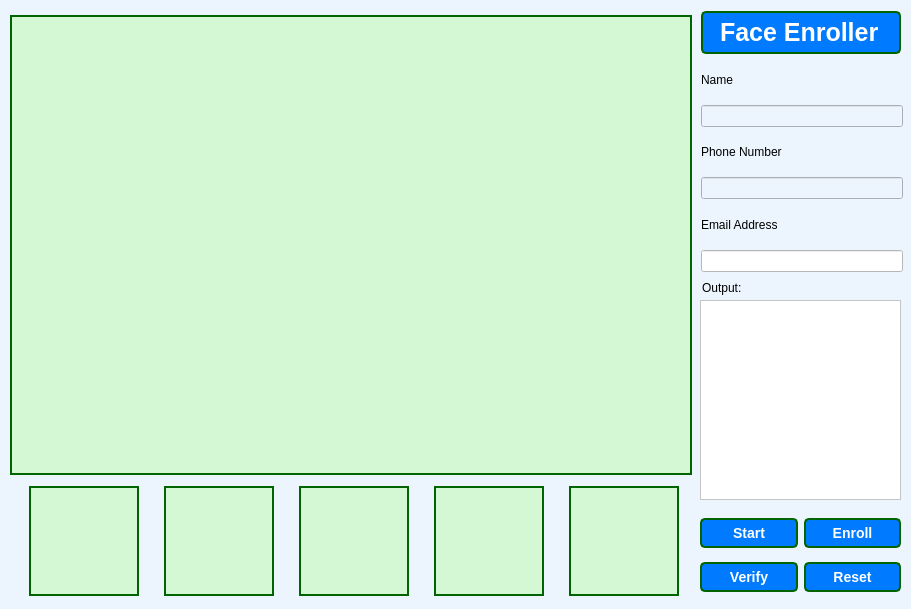
<?xml version="1.0" encoding="UTF-8"?>
<ui version="4.0">
 <class>Form</class>
 <widget class="QWidget" name="Form">
  <property name="geometry">
   <rect>
    <x>0</x>
    <y>0</y>
    <width>911</width>
    <height>609</height>
   </rect>
  </property>
  <property name="windowTitle">
   <string>Form</string>
  </property>
  <property name="toolTip">
   <string>&lt;html&gt;&lt;head/&gt;&lt;body&gt;&lt;p&gt;Enroll App&lt;/p&gt;&lt;/body&gt;&lt;/html&gt;</string>
  </property>
  <property name="styleSheet">
   <string notr="true">    background-color: #ecf5fd; /* Light blue background color */</string>
  </property>
  <widget class="QLabel" name="label_11">
   <property name="geometry">
    <rect>
     <x>702</x>
     <y>280</y>
     <width>180</width>
     <height>15</height>
    </rect>
   </property>
   <property name="minimumSize">
    <size>
     <width>15</width>
     <height>15</height>
    </size>
   </property>
   <property name="maximumSize">
    <size>
     <width>16777215</width>
     <height>15</height>
    </size>
   </property>
   <property name="text">
    <string>Output:</string>
   </property>
  </widget>
  <widget class="QWidget" name="layoutWidget">
   <property name="geometry">
    <rect>
     <x>10</x>
     <y>10</y>
     <width>691</width>
     <height>591</height>
    </rect>
   </property>
   <layout class="QVBoxLayout" name="verticalLayout">
    <item>
     <widget class="QLabel" name="label_view_cam">
      <property name="minimumSize">
       <size>
        <width>680</width>
        <height>460</height>
       </size>
      </property>
      <property name="maximumSize">
       <size>
        <width>682</width>
        <height>460</height>
       </size>
      </property>
      <property name="styleSheet">
       <string notr="true">    background-color: #d3f8d3; /* Light green background color */
    border: 2px solid #006400; /* Dark green border color */</string>
      </property>
      <property name="text">
       <string/>
      </property>
     </widget>
    </item>
    <item>
     <layout class="QHBoxLayout" name="horizontalLayout">
      <item>
       <widget class="QLabel" name="label_face_1">
        <property name="minimumSize">
         <size>
          <width>110</width>
          <height>110</height>
         </size>
        </property>
        <property name="maximumSize">
         <size>
          <width>110</width>
          <height>110</height>
         </size>
        </property>
        <property name="styleSheet">
         <string notr="true">    background-color: #d3f8d3; /* Light green background color */
    border: 2px solid #006400; /* Dark green border color */</string>
        </property>
        <property name="text">
         <string/>
        </property>
       </widget>
      </item>
      <item>
       <widget class="QLabel" name="label_face_2">
        <property name="minimumSize">
         <size>
          <width>110</width>
          <height>110</height>
         </size>
        </property>
        <property name="maximumSize">
         <size>
          <width>110</width>
          <height>110</height>
         </size>
        </property>
        <property name="styleSheet">
         <string notr="true">    background-color: #d3f8d3; /* Light green background color */
    border: 2px solid #006400; /* Dark green border color */</string>
        </property>
        <property name="text">
         <string/>
        </property>
       </widget>
      </item>
      <item>
       <widget class="QLabel" name="label_face_3">
        <property name="minimumSize">
         <size>
          <width>110</width>
          <height>110</height>
         </size>
        </property>
        <property name="maximumSize">
         <size>
          <width>110</width>
          <height>110</height>
         </size>
        </property>
        <property name="styleSheet">
         <string notr="true">    background-color: #d3f8d3; /* Light green background color */
    border: 2px solid #006400; /* Dark green border color */</string>
        </property>
        <property name="text">
         <string/>
        </property>
       </widget>
      </item>
      <item>
       <widget class="QLabel" name="label_face_4">
        <property name="minimumSize">
         <size>
          <width>110</width>
          <height>110</height>
         </size>
        </property>
        <property name="maximumSize">
         <size>
          <width>110</width>
          <height>110</height>
         </size>
        </property>
        <property name="styleSheet">
         <string notr="true">    background-color: #d3f8d3; /* Light green background color */
    border: 2px solid #006400; /* Dark green border color */</string>
        </property>
        <property name="text">
         <string/>
        </property>
       </widget>
      </item>
      <item>
       <widget class="QLabel" name="label_face_5">
        <property name="minimumSize">
         <size>
          <width>110</width>
          <height>110</height>
         </size>
        </property>
        <property name="maximumSize">
         <size>
          <width>110</width>
          <height>110</height>
         </size>
        </property>
        <property name="styleSheet">
         <string notr="true">    background-color: #d3f8d3; /* Light green background color */
    border: 2px solid #006400; /* Dark green border color */</string>
        </property>
        <property name="text">
         <string/>
        </property>
       </widget>
      </item>
     </layout>
    </item>
   </layout>
  </widget>
  <widget class="QWidget" name="layoutWidget">
   <property name="geometry">
    <rect>
     <x>700</x>
     <y>510</y>
     <width>201</width>
     <height>91</height>
    </rect>
   </property>
   <layout class="QHBoxLayout" name="horizontalLayout_2">
    <item>
     <layout class="QVBoxLayout" name="verticalLayout_3">
      <item>
       <widget class="QPushButton" name="button_start">
        <property name="toolTip">
         <string>&lt;html&gt;&lt;head/&gt;&lt;body&gt;&lt;p&gt;Start the Camera feed&lt;/p&gt;&lt;/body&gt;&lt;/html&gt;</string>
        </property>
        <property name="styleSheet">
         <string notr="true">QPushButton {
    font-weight: bold;
    font-size: 14px; /* Set your desired font size */
    color: #ffffff; /* Set your desired text color */
    background-color: #007bff; /* Set your desired background color */
    border: 2px solid #006400; /* Dark green border color */    border-radius: 5px; /* Set your desired border radius */
    padding: 5px 10px; /* Set your desired padding */
}

QPushButton:hover {
    background-color: #0056b3; /* Set your desired hover background color */
    border: 1px solid #0056b3; /* Set your desired hover border color */
}</string>
        </property>
        <property name="text">
         <string>Start</string>
        </property>
       </widget>
      </item>
      <item>
       <widget class="QPushButton" name="button_verify">
        <property name="styleSheet">
         <string notr="true">QPushButton {
    font-weight: bold;
    font-size: 14px; /* Set your desired font size */
    color: #ffffff; /* Set your desired text color */
    background-color: #007bff; /* Set your desired background color */
    border: 2px solid #006400; /* Dark green border color */    border-radius: 5px; /* Set your desired border radius */
    padding: 5px 10px; /* Set your desired padding */
}

QPushButton:hover {
    background-color: #0056b3; /* Set your desired hover background color */
    border: 1px solid #0056b3; /* Set your desired hover border color */
}</string>
        </property>
        <property name="text">
         <string>Verify</string>
        </property>
       </widget>
      </item>
     </layout>
    </item>
    <item>
     <layout class="QVBoxLayout" name="verticalLayout_4">
      <item>
       <widget class="QPushButton" name="button_enroll">
        <property name="styleSheet">
         <string notr="true">QPushButton {
    font-weight: bold;
    font-size: 14px; /* Set your desired font size */
    color: #ffffff; /* Set your desired text color */
    background-color: #007bff; /* Set your desired background color */
    border: 2px solid #006400; /* Dark green border color */    border-radius: 5px; /* Set your desired border radius */
    padding: 5px 10px; /* Set your desired padding */
}

QPushButton:hover {
    background-color: #0056b3; /* Set your desired hover background color */
    border: 1px solid #0056b3; /* Set your desired hover border color */
}</string>
        </property>
        <property name="text">
         <string>Enroll</string>
        </property>
       </widget>
      </item>
      <item>
       <widget class="QPushButton" name="button_reset">
        <property name="styleSheet">
         <string notr="true">QPushButton {
    font-weight: bold;
    font-size: 14px; /* Set your desired font size */
    color: #ffffff; /* Set your desired text color */
    background-color: #007bff; /* Set your desired background color */
    border: 2px solid #006400; /* Dark green border color */    border-radius: 5px; /* Set your desired border radius */
    padding: 5px 10px; /* Set your desired padding */
}

QPushButton:hover {
    background-color: #0056b3; /* Set your desired hover background color */
    border: 1px solid #0056b3; /* Set your desired hover border color */
}</string>
        </property>
        <property name="text">
         <string>Reset</string>
        </property>
       </widget>
      </item>
     </layout>
    </item>
   </layout>
  </widget>
  <widget class="QWidget" name="layoutWidget">
   <property name="geometry">
    <rect>
     <x>701</x>
     <y>11</y>
     <width>202</width>
     <height>261</height>
    </rect>
   </property>
   <layout class="QVBoxLayout" name="verticalLayout_2">
    <item>
     <widget class="QLabel" name="label_7">
      <property name="minimumSize">
       <size>
        <width>200</width>
        <height>0</height>
       </size>
      </property>
      <property name="maximumSize">
       <size>
        <width>200</width>
        <height>16777215</height>
       </size>
      </property>
      <property name="styleSheet">
       <string notr="true">font-weight: bold;
        font-size: 25px;
        color: #ffffff;
        background-color: #007bff;
    border: 2px solid #006400; /* Dark green border color */    border-radius: 5px; /* Set your desired border radius */
        padding: 5px 10px;</string>
      </property>
      <property name="text">
       <string>Face Enroller</string>
      </property>
     </widget>
    </item>
    <item>
     <widget class="QLabel" name="label_8">
      <property name="styleSheet">
       <string notr="true">font: 15pt &quot;Ubuntu&quot;;</string>
      </property>
      <property name="text">
       <string>Name</string>
      </property>
     </widget>
    </item>
    <item>
     <widget class="QLineEdit" name="line_edit_name">
      <property name="styleSheet">
       <string notr="true">background-color: rgb(255, 255, 255);
QLineEdit {
    color: #555555; /* Set your desired text color */
}

QLineEdit:placeholder {
    color: #999999; /* Set your desired placeholder text color */
}

QLineEdit:focus {
    color: #000000; /* Set your desired text color when focused */
}</string>
      </property>
     </widget>
    </item>
    <item>
     <widget class="QLabel" name="label_9">
      <property name="styleSheet">
       <string notr="true">font: 15pt &quot;Ubuntu&quot;;</string>
      </property>
      <property name="text">
       <string>Phone Number</string>
      </property>
     </widget>
    </item>
    <item>
     <widget class="QLineEdit" name="line_edit_phone">
      <property name="styleSheet">
       <string notr="true">background-color: rgb(255, 255, 255);
QLineEdit {
    color: #555555; /* Set your desired text color */
}

QLineEdit:placeholder {
    color: #999999; /* Set your desired placeholder text color */
}

QLineEdit:focus {
    color: #000000; /* Set your desired text color when focused */
}</string>
      </property>
     </widget>
    </item>
    <item>
     <widget class="QLabel" name="label_10">
      <property name="styleSheet">
       <string notr="true">font: 15pt &quot;Ubuntu&quot;;</string>
      </property>
      <property name="text">
       <string>Email Address</string>
      </property>
     </widget>
    </item>
    <item>
     <widget class="QLineEdit" name="line_edit_email">
      <property name="styleSheet">
       <string notr="true">background-color: rgb(255, 255, 255);</string>
      </property>
     </widget>
    </item>
   </layout>
  </widget>
  <widget class="QTextEdit" name="text_edit_output">
   <property name="geometry">
    <rect>
     <x>700</x>
     <y>300</y>
     <width>201</width>
     <height>200</height>
    </rect>
   </property>
   <property name="minimumSize">
    <size>
     <width>0</width>
     <height>160</height>
    </size>
   </property>
   <property name="maximumSize">
    <size>
     <width>16777215</width>
     <height>200</height>
    </size>
   </property>
   <property name="styleSheet">
    <string notr="true">background-color: rgb(255, 255, 255);</string>
   </property>
  </widget>
 </widget>
 <resources/>
 <connections>
  <connection>
   <sender>button_reset</sender>
   <signal>clicked()</signal>
   <receiver>label_face_1</receiver>
   <slot>clear()</slot>
   <hints>
    <hint type="sourcelabel">
     <x>898</x>
     <y>561</y>
    </hint>
    <hint type="destinationlabel">
     <x>135</x>
     <y>537</y>
    </hint>
   </hints>
  </connection>
  <connection>
   <sender>button_reset</sender>
   <signal>clicked()</signal>
   <receiver>label_view_cam</receiver>
   <slot>clear()</slot>
   <hints>
    <hint type="sourcelabel">
     <x>898</x>
     <y>561</y>
    </hint>
    <hint type="destinationlabel">
     <x>496</x>
     <y>371</y>
    </hint>
   </hints>
  </connection>
  <connection>
   <sender>button_reset</sender>
   <signal>clicked()</signal>
   <receiver>text_edit_output</receiver>
   <slot>clear()</slot>
   <hints>
    <hint type="sourcelabel">
     <x>898</x>
     <y>561</y>
    </hint>
    <hint type="destinationlabel">
     <x>892</x>
     <y>321</y>
    </hint>
   </hints>
  </connection>
  <connection>
   <sender>button_reset</sender>
   <signal>clicked()</signal>
   <receiver>line_edit_email</receiver>
   <slot>clear()</slot>
   <hints>
    <hint type="sourcelabel">
     <x>898</x>
     <y>561</y>
    </hint>
    <hint type="destinationlabel">
     <x>891</x>
     <y>270</y>
    </hint>
   </hints>
  </connection>
  <connection>
   <sender>button_reset</sender>
   <signal>clicked()</signal>
   <receiver>line_edit_phone</receiver>
   <slot>clear()</slot>
   <hints>
    <hint type="sourcelabel">
     <x>898</x>
     <y>561</y>
    </hint>
    <hint type="destinationlabel">
     <x>883</x>
     <y>198</y>
    </hint>
   </hints>
  </connection>
  <connection>
   <sender>button_reset</sender>
   <signal>clicked()</signal>
   <receiver>line_edit_name</receiver>
   <slot>clear()</slot>
   <hints>
    <hint type="sourcelabel">
     <x>898</x>
     <y>561</y>
    </hint>
    <hint type="destinationlabel">
     <x>877</x>
     <y>106</y>
    </hint>
   </hints>
  </connection>
  <connection>
   <sender>button_reset</sender>
   <signal>clicked()</signal>
   <receiver>label_face_2</receiver>
   <slot>clear()</slot>
   <hints>
    <hint type="sourcelabel">
     <x>835</x>
     <y>582</y>
    </hint>
    <hint type="destinationlabel">
     <x>224</x>
     <y>556</y>
    </hint>
   </hints>
  </connection>
  <connection>
   <sender>button_reset</sender>
   <signal>clicked()</signal>
   <receiver>label_face_3</receiver>
   <slot>clear()</slot>
   <hints>
    <hint type="sourcelabel">
     <x>807</x>
     <y>578</y>
    </hint>
    <hint type="destinationlabel">
     <x>363</x>
     <y>553</y>
    </hint>
   </hints>
  </connection>
  <connection>
   <sender>button_reset</sender>
   <signal>clicked()</signal>
   <receiver>label_face_4</receiver>
   <slot>clear()</slot>
   <hints>
    <hint type="sourcelabel">
     <x>821</x>
     <y>581</y>
    </hint>
    <hint type="destinationlabel">
     <x>532</x>
     <y>578</y>
    </hint>
   </hints>
  </connection>
  <connection>
   <sender>button_reset</sender>
   <signal>clicked()</signal>
   <receiver>label_face_5</receiver>
   <slot>clear()</slot>
   <hints>
    <hint type="sourcelabel">
     <x>838</x>
     <y>589</y>
    </hint>
    <hint type="destinationlabel">
     <x>633</x>
     <y>571</y>
    </hint>
   </hints>
  </connection>
 </connections>
</ui>
